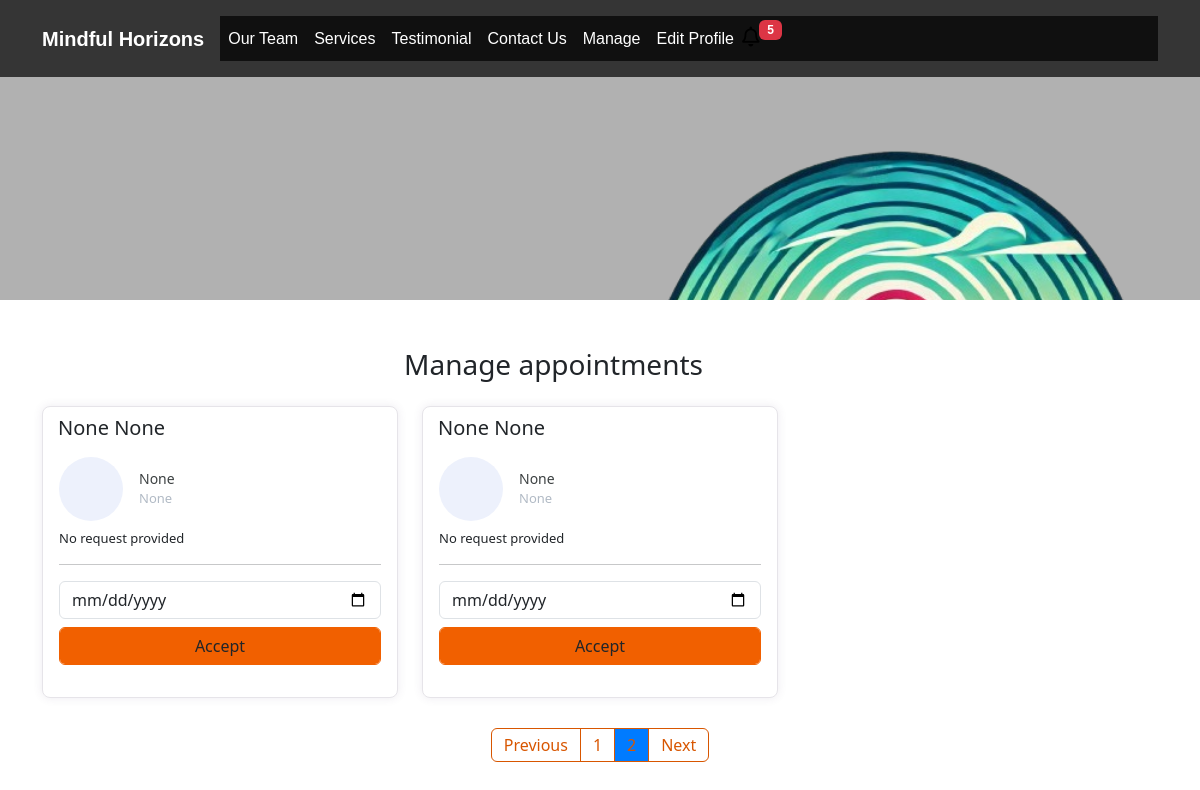
The app's page /manage-appointments/?page=2 (signed in) with its own data.
### doctor/models.py (models this page shows)
class Appointment(models.Model):
    first_name = models.CharField(max_length=100, null=True, blank=True)
    last_name = models.CharField(max_length=100, null=True, blank=True)
    email = models.EmailField(max_length=254, null=True, blank=True)
    phone = models.CharField(max_length=20, null=True, blank=True)
    request = models.TextField(default='No request provided')
    accepted = models.BooleanField(default=False)
    rejected = models.BooleanField(default=False)
    accepted_date = models.DateTimeField(null=True, blank=True)
    meet_link = models.URLField(max_length=500, blank=True, null=True)
    created_at = models.DateTimeField(auto_created=True, default=timezone.now)

### doctor/views.py (the view, shortened to what this page needs)
# urls.py: path("manage-appointments/", ManageAppointmentTemplateView.as_view(), name="manage"),
class ManageAppointmentTemplateView(LoginRequiredMixin, ListView):
    template_name = "manage-appointments.html"
    model = Appointment
    context_object_name = "appointments"
    paginate_by = 3
    def get_context_data(self, **kwargs):
        context = super().get_context_data(**kwargs)
        context['title'] = 'Manage Appointments'
        return context

### doctor/context_processors.py (called while the page is built)
def get_notifications(request):
    count = Appointment.objects.filter(accepted=False).count()
    data = {
        "count":count
    }
    return data

### templates/manage-appointments.html (shortened to what this page needs)
{% extends 'base.html' %}
  {% block content %}
    <div class="container mt-5">
        <div class="col-11 text-center mt-4 mb-4">
            <h3>
                Manage appointments
            </h3>
        </div>
        <div class="row">
          {% for app in appointments %}
            <div class="col-lg-4">
                <div class="card card-margin">
                    <div class="card-header no-border">
                        <h5 class="card-title">{{ app.first_name }} {{ app.last_name }}</h5>
                    </div>
                    <div class="card-body pt-0">
                        <div class="widget-49">
                            <div class="widget-49-title-wrapper">
                                <div class="widget-49-date-primary">
                                </div>
                                <div class="widget-49-meeting-info">
                                    <span class="widget-49-pro-title">{{ app.email }}</span>
                                    <span class="widget-49-meeting-time">{{ app.phone }}</span>
                                </div>
                            </div>
                            <div class="widget-49-meeting-points">
                                <span>{{ app.request }}</span>
                            </div>
                            <hr class="w-100">
                            {% if app.accepted == False %}
                            <form method="POST" action="{% url 'manage' %}">
                            <div class="form-group">
                                <input type="date" name="date" class="form-control mb-2"
                                    placeholder="dd-mm-yyyy" value=""
                                    min="1997-01-01" max="2030-12-31">
                                <input class="btn-block btn-primary form-control" type="submit" value="Accept" >
                            </div>
                          </form>
                          {% endif %}
                        </div>
                    </div>
                </div>
            </div>
            {% endfor %}
            {% if is_paginated %}
            <div class="wrapper">
                <nav aria-label="Page navigation example">
                    <ul class="pagination">
                        {% if page_obj.has_previous %}
                        <li class="page-item">
                            <a class="page-link" href="?page={{ page_obj.previous_page_number }}" aria-label="Previous">Previous</a>
                        </li>
                        {% else %}
                        <li class="page-item disabled">
                            <a class="page-link" href="#" aria-label="Previous">Previous</a>
                        </li>
                        {% endif %}
                        {% for number in page_obj.paginator.page_range %}
                        <li class="page-item {% if number == page_obj.number %}active{% endif %}">
                            <a class="page-link" href="?page={{ number }}">{{ number }}</a>
                        </li>
                        {% endfor %}
                        {% if page_obj.has_next %}
                        <li class="page-item">
                            <a class="page-link" href="?page={{ page_obj.next_page_number }}" aria-label="Next">Next</a>
                        </li>
                        {% else %}
                        <li class="page-item disabled">
                            <a class="page-link" href="#" aria-label="Next">Next</a>
                        </li>
                        {% endif %}
                    </ul>
                </nav>
            </div>
            {% endif %}
{% endblock content %}

### static/css/styles.css (style rules this page uses)
.form-control { box-shadow: none !important; outline: none !important; border: 2px solid #cecece; height: 38px; }
.title-box .border,.btn-primary,.back-to-top, .logo i,.question-q-box,.social-circle li a:hover { background-color: #f16000 !important; }
.btn-primary { border: 1px solid #f16000 !important; }

### records on screen
Appointment: first_name "None", last_name "None", email "None", phone "None", request "No request provided"
Appointment: first_name "None", last_name "None", email "None", phone "None", request "No request provided"

### other values on screen
{{ count }} "5"
{{ number }} "1"
